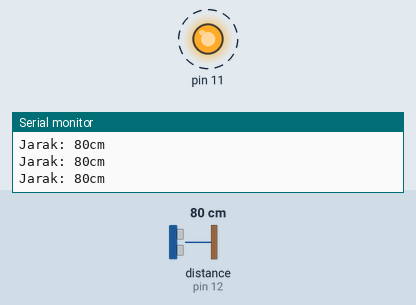
Simulated run of this sketch. Board: Arduino Uno, built with avr-gcc and run on an emulated ATmega328P. Parts: output pins drawn as LEDs (lit = HIGH), the last lines printed to the serial monitor. Wiring (inferred from the names in the program): ultrasonic range finder: trigger pin 13; echo pin 12. Dashed ring = blinking. The inputs (shaded band) are chosen by the test bench; at power-on: distance to the obstacle (sensor on pin 12) 80 cm. The echo pulse lasts 58.3 µs per cm; pins used as bus, display or sensor lines are not drawn.

Above: at 1.2 s.
1.3 s: distance to the obstacle (sensor on pin 12) set to 9 cm
At 1.79 s:
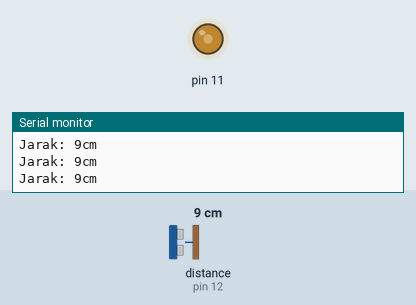
4.3 s: distance to the obstacle (sensor on pin 12) set to 2 cm
7.3 s: distance to the obstacle (sensor on pin 12) set to 18 cm
At 7.8 s:
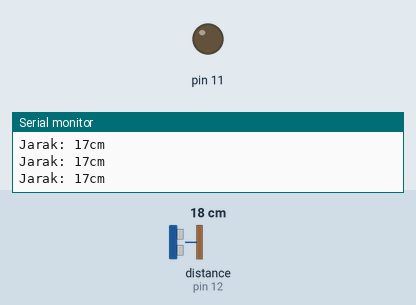
8.9 s: distance to the obstacle (sensor on pin 12) set to 4 cm
11.9 s: distance to the obstacle (sensor on pin 12) set to 35 cm
Timing chart, 0 to 15.9 s (numbered marks = the images above; inputs shaded):
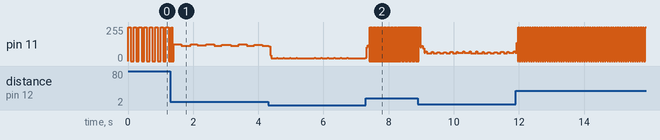

The sketch:

UltrasonicAssignment.ino
```cpp
const int triggerPin = 13; // Trigger Pin of Ultrasonic Sensor
const int echoPin = 12; // Echo Pin of Ultrasonic Sensor
long duration, cm;

void setup()
{
  Serial.begin(9600); // Starting Serial Terminal
  pinMode(11,OUTPUT);
}

void loop()
{
  getUltrasonic();
  turnLED(cm);
  printUltrasonicValue(cm);
}

void getUltrasonic() {
  pinMode(triggerPin, OUTPUT);
  digitalWrite(triggerPin, LOW);
  delayMicroseconds(2);
  digitalWrite(triggerPin, HIGH);
  delayMicroseconds(10);
  digitalWrite(triggerPin, LOW);
  pinMode(echoPin, INPUT);
  duration = pulseIn(echoPin, HIGH);
  getUltrasonicValue(duration);
  }

long getUltrasonicValue(long duration) {
  cm = microsecondsToCentimeters(duration);
  return cm;
  }

void printUltrasonicValue(long cm) {
  Serial.print("Jarak: ");
  Serial.print(cm);
  Serial.print("cm");
  Serial.println();
  }

void turnLED(long delayByDistance) {
  digitalWrite(11, HIGH);
  delay(delayByDistance);
  digitalWrite(11, LOW);
  delay(delayByDistance);
  }

long microsecondsToCentimeters(long microseconds)
{
  // The speed of sound is 340 m/s or 29 microseconds per centimeter.
  // The ping travels out and back, so to find the distance of the object we
  // take half of the distance travelled.
  return microseconds / 29 / 2;
}
```

Measured:
- by itself, pin 11: repeats every 0.05 s: 0/255 0.01 s, 255/255 0.03 s
